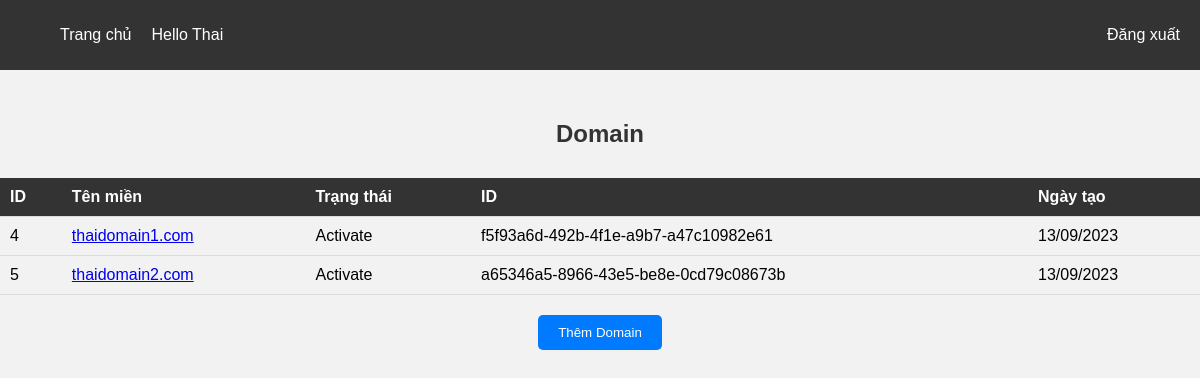
/users/3/domains (signed in), run on the app's committed database.
### app/models.py (models this page shows)
class Domain(Base):
    __tablename__ = "domain"
    id = Column(Integer, primary_key=True, index=True, autoincrement=True)
    name = Column(String)
    status = Column(String)
    domain_id = Column(String)
    user_id = Column(Integer, ForeignKey("users.id"))
    create_at = Column(String)
    user = relationship("User", back_populates="domains")
    origins = relationship("Origin", back_populates="domain")

### route/domain.py (the view)
@router.get("/users/{user_id}/domains", response_model=list[schemas.DomainCreate])
def get_domains(request: Request, user_id: int, skip: int = 0, limit: int = 100, db: Session = Depends(get_db)):
    id_user = check_session(request=request, user_id=user_id)
    if id_user:
        domains = crud.get_domains(db, user_id=user_id, skip=skip, limit=limit)
        return templates.TemplateResponse("admin-domain.html", {"domains": domains, "user": request.session['username'], "user_id": user_id, "request": request})
    return RedirectResponse(url="/", status_code=302)

### templates/admin-domain.html (shortened to what this page needs)
<!DOCTYPE html>
<html>
<head>
</head>
<body>
    <header>
        <nav>
            <ul>
                <li><a href="#">Trang chủ</a></li>
                <li>Hello {{user}}</li>
                <li><a href="/logout">Đăng xuất</a></li>
            </ul>
        </nav>
    </header>
    <div class="domain">
        <div class="table-heading">
            <h2>Domain</h2>
        </div>
    </div>
    <table>
        <tr>
            <th>ID</th>
            <th>Tên miền</th>
            <th>Trạng thái</th>
            <th>ID</th>
            <th>Ngày tạo</th>
        </tr>
        {% for domain in domains %}
        <tr>
            <td>{{domain.id}}</td>
            <td><a href="/users/{{user_id}}/domains/{{domain.id}}/origins">{{domain.name}}</a></td>
            <td>{{ "Activate" if domain.status|int == 1 else "Deactivate" }}</td>
            <td>{{domain.domain_id}}</td>
            <td>{{domain.create_at}}</td>
        </tr>
        {% endfor %}
    </table>
    <div class="add-domain-button">
        <button onclick="window.location.href='/users/{{user_id}}/create-domain'">Thêm Domain</button>
    </div>
</body>
</html>

### templates/admin-domain.html (style rules this page uses)
header { background-color: #333333; padding: 10px; }
nav ul { list-style: none; display: flex; }
nav ul li { color: #ffffff; margin-right: 10px; }
nav ul li a { color: #ffffff; text-decoration: none; padding: 5px 10px; border-radius: 3px; transition: background-color 0.3s ease; }
nav ul li:last-child { margin-right: 0; margin-left: auto; }
body { background-color: #f2f2f2; margin: 0; padding: 0; font-family: Arial, sans-serif; }
.domain { text-align: center; margin-top: 50px; margin-bottom: 30px; }
table { width: 100%; border-collapse: collapse; }
th, td { padding: 10px; text-align: left; border-bottom: 1px solid #dddddd; }
th { background-color: #333333; color: #ffffff; }
.add-domain-button { text-align: center; margin-top: 20px; }
.add-domain-button button { background-color: #007bff; color: #ffffff; padding: 10px 20px; border: none; border-radius: 5px; cursor: pointer; }
.table-heading { text-align: center; margin-top: 20px; margin-bottom: 20px; }
.table-heading h2 { color: #333333; }

### data on the page
Domain: id "4", name "thaidomain1.com", status "Activate", domain_id "f5f93a6d-492b-4f1e-a9b7-a47c10982e61", create_at "13/09/2023"
Domain: id "5", name "thaidomain2.com", status "Activate", domain_id "a65346a5-8966-43e5-be8e-0cd79c08673b", create_at "13/09/2023"

### other printed values
{{ user }} "Thai"
